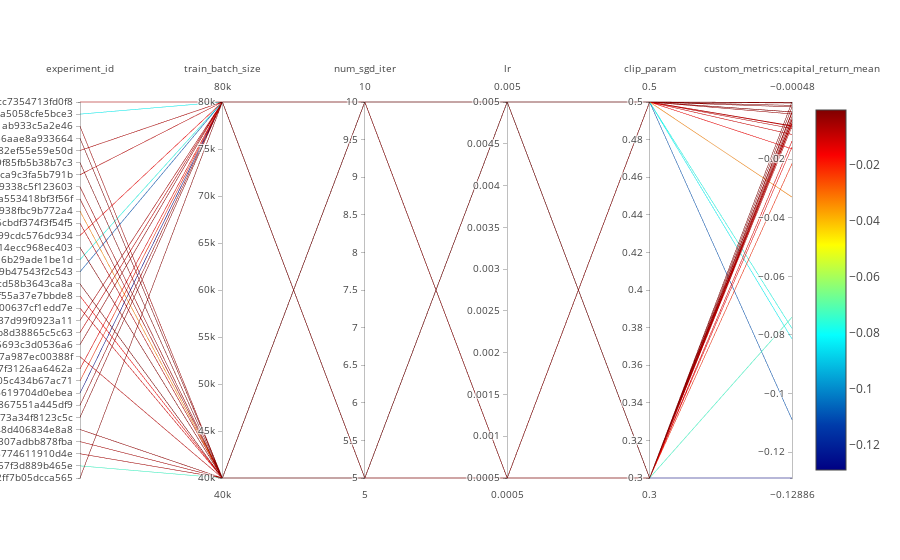

The notebook cell saved with this chart:
### Markdown cell above
### Enjoy.

Documentation for this Plotly visualization can be found here: https://plot.ly/python/parallel-coordinates-plot/

### Code cell
data = [go.Parcoords(
            line = dict(
                       color = visualization_df['custom_metrics:capital_return_mean'],
                       colorscale = 'Jet',
                       showscale = True,
                       #reversescale = True,
                       cmin = visualization_df['custom_metrics:capital_return_mean'].min(),
                       cmax = visualization_df['custom_metrics:capital_return_mean'].max()
            ),
            dimensions = [generate_plotly_dim_dict(visualization_df, field) 
                              for field in visualization_df])
]

plotly.offline.iplot(data)
